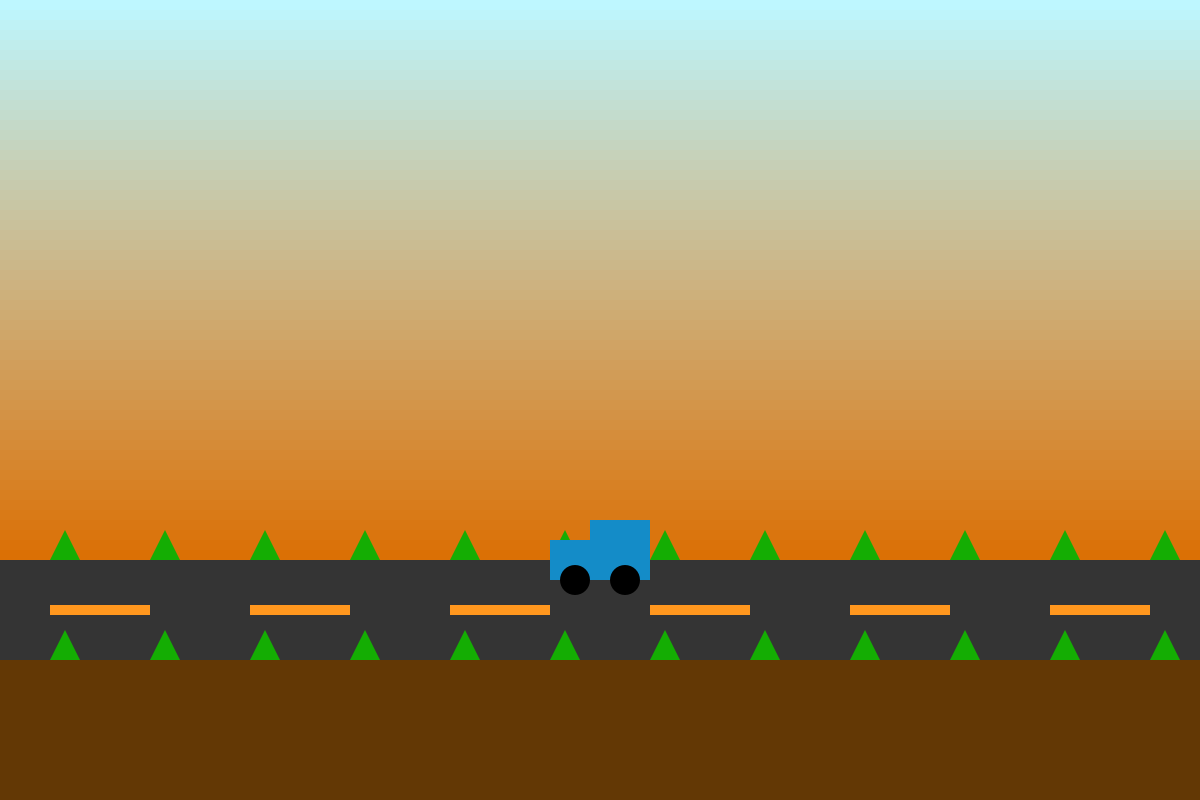
Frame 1 (no input)
Frame 60 (the mouse pressed at the canvas centre just before this capture): identical to frame 1, image omitted
Frame 120 (the mouse held since frame 60 and released just before this capture): identical to frame 1, image omitted

The Processing sketch that drew this single still picture (run headless with seeded random() and noise(); from frame 60 on, the mouse is pressed at the canvas centre):

// Processing sketch: week4
// ── week4.pde
void setup(){
  size(1200, 800);
  background(99, 56, 5);
}

void draw(){
  int carX= width/2;
  int carY = 560;
  gradation(56);
  
  drawWay(carY);
  drawTree(carY);
  drawCar(carX, carY);
  drawTree(carY + 100);
  drawMidLine(carY);
  
}
//도로 
void drawWay(int y){
  strokeWeight(0);
  fill(52, 52, 52);
  rect(0, y, width, 100);
}
//자동차 
void drawCar(int x, int y){
  //자동차 몸통 
  fill(20, 140, 200);
  rectMode(CENTER);
  rect(x, y, 100, 40);
  rectMode(CENTER);
  rect(x + 20, y-30, 60, 20);
  //자동차 바퀴 
  fill(0, 0, 0);
  ellipse(x - 25,y + 20, 30, 30);
  ellipse(x + 25, y + 20, 30, 30);
}
//그라데이션 
void gradation(int finish){
  noStroke();
  for(int i = 0; i < finish; i++){
    //(190, 247, 255), (220, 110, 1)
    float sy = 10 * i;
    float r = 190 + (220 - 190)/float(finish) * i;
    float g = 247 + (110 - 247)/float(finish) * i;
    float b = 255 + (1 - 255)/float(finish) * i;
    fill(r, g, b);
    rect(0, sy, width, 10);
  }
}
//가로수 
void drawTree(int y){
  fill(20, 173, 3);
  for(int k = 0; k < 12; k++){
     int tx = 50 + 100 * k;
     triangle(tx, y, tx + 15, y-30, tx+30, y);
  }
}
void drawMidLine(int y){
  //도로 중앙선 
  rectMode(CORNER);
  fill(255, 151, 30);
  int tx = 50;
  for(int i = 0 ; i < 6; i++){
    rect(tx, y + 45, 100, 10);
    tx = tx + 200;
  } 
}
